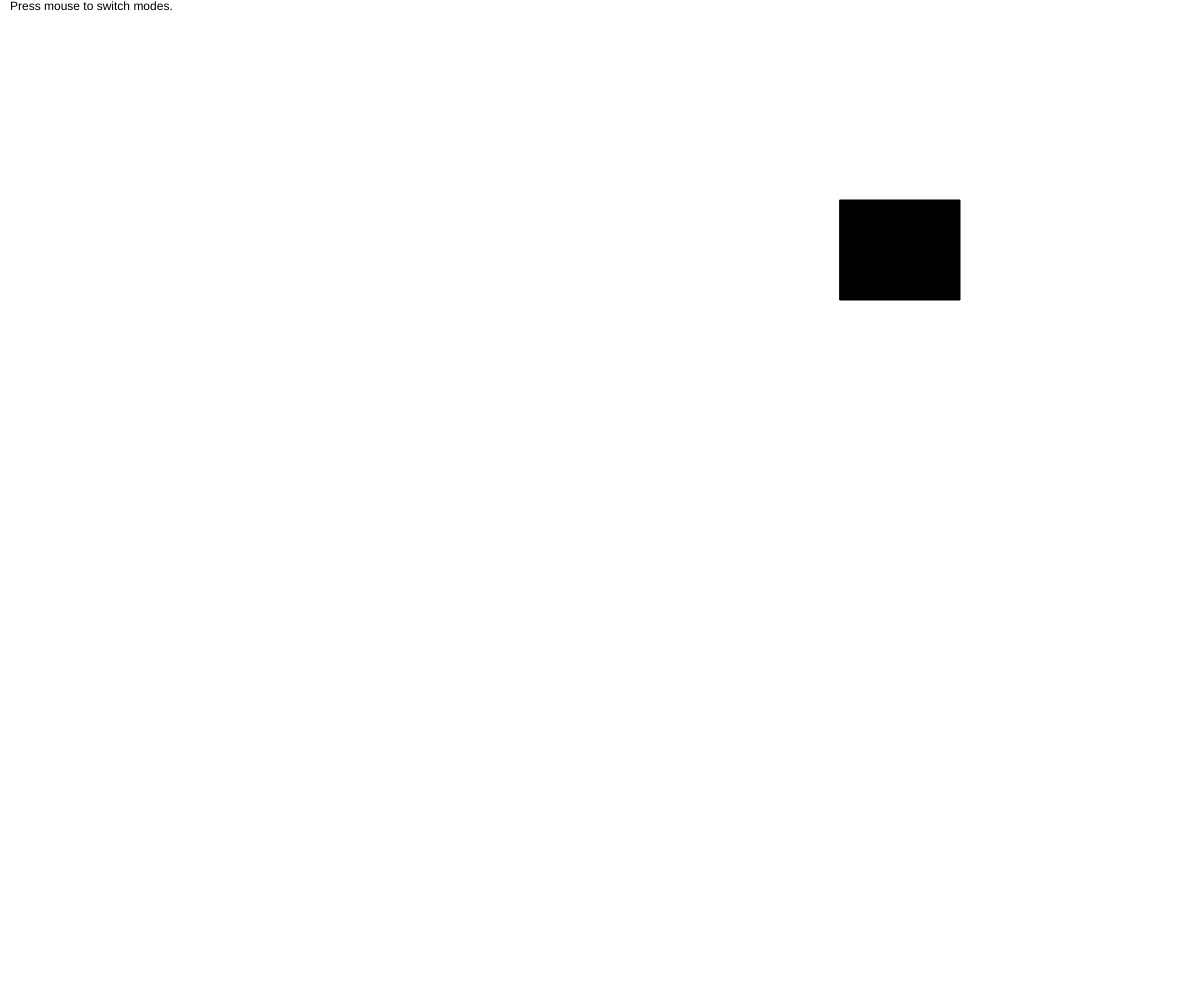
Frame 1 (no input)
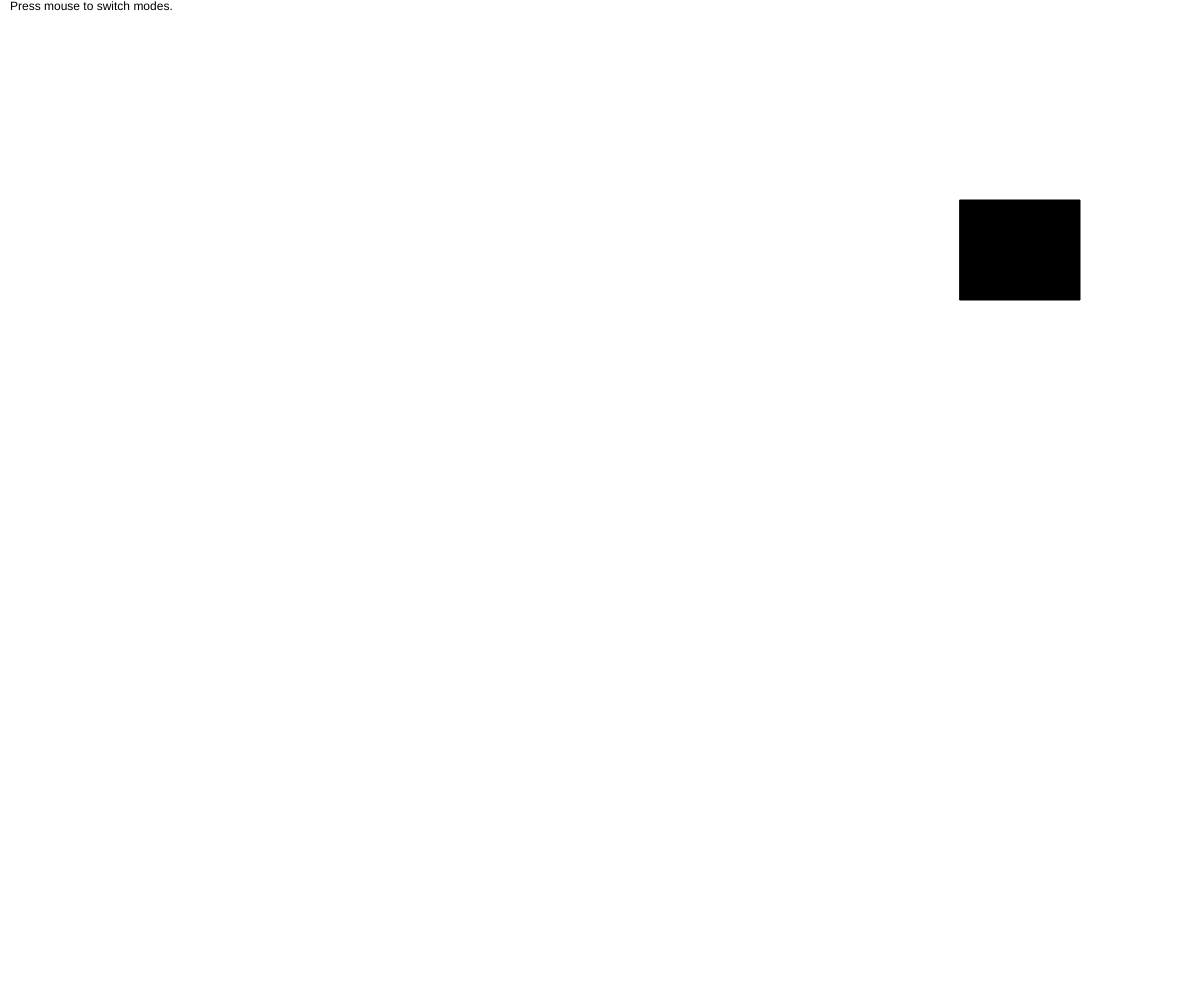
Frame 60 (no input)
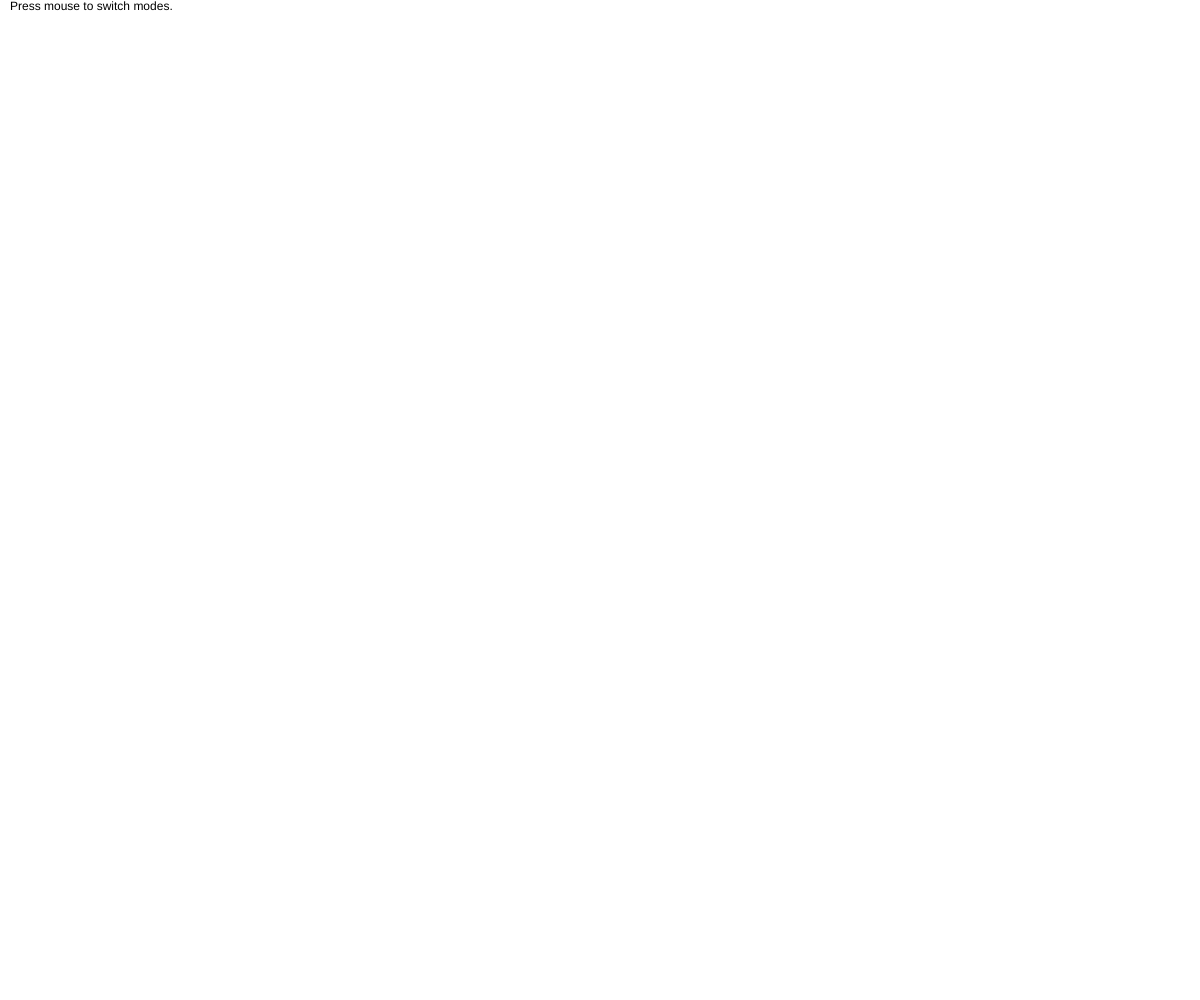
Frame 120 (the mouse pressed at the canvas centre since frame 60)

The p5.js sketch that drew these frames (run headless with seeded random() and noise() and a simulated clock; from frame 60 on, the mouse is pressed at the canvas centre):

// p5.js sketch
// ── sketch.js
/*
Mimi Yin NYU-ITP
A more random random.
*/

var zoom;
var numCols, numRows;
var cellW, cellH;

function setup() {
  createCanvas(windowWidth, windowHeight);
  numCols = 10;
  cellW = windowWidth/numCols;
  cellH = cellW*windowHeight/windowWidth;
  numRows = windowHeight/cellH;
}


function draw() {
  background(255);
	x = floor(random(numCols));
  y = floor(random(numRows));

  if(zoom) {
    if(x == floor(numCols/2) && y == floor(numRows/2)) background(0);
  }
  else {
  	fill(0);
    rect(x*cellW, y*cellH, cellW, cellH);
  }

  text("Press mouse to switch modes.", 10, 10);

}

function mousePressed(){
 zoom = !zoom;
}
